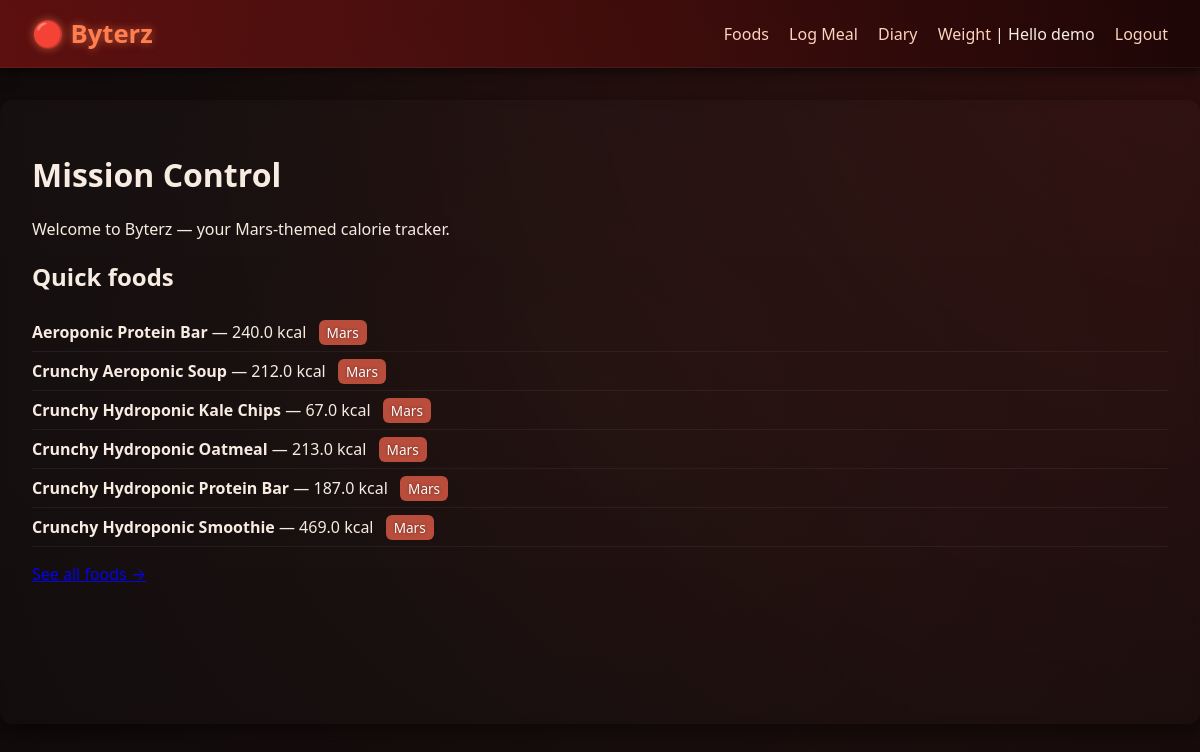
Screenshot of / (signed in) with the database file from the repository.
### byterz/models.py (models this page shows, shortened)
class User(db.Model, UserMixin):
    id = db.Column(db.Integer, primary_key=True)
    username = db.Column(db.String(80), unique=True, nullable=False)
    password_hash = db.Column(db.String(128), nullable=False)
    created_at = db.Column(db.DateTime, default=datetime.utcnow)
    settings = db.relationship("UserSettings", uselist=False, backref="user")
    weights = db.relationship("WeightEntry", backref="user", lazy=True)
    meals = db.relationship("Meal", backref="user", lazy=True)

class Food(db.Model):
    id = db.Column(db.Integer, primary_key=True)
    name = db.Column(db.String(200), nullable=False)
    is_mars_food = db.Column(db.Boolean, default=False)
    serving_text = db.Column(db.String(80), default="1 serving")
    calories = db.Column(db.Float, nullable=False)  # Earth kcal per serving
    protein_g = db.Column(db.Float, default=0.0)
    carbs_g = db.Column(db.Float, default=0.0)
    fats_g = db.Column(db.Float, default=0.0)
    created_by = db.Column(db.Integer, db.ForeignKey("user.id"), nullable=True)

### byterz/views.py (the view)
@main_bp.route("/")
def index():
    foods = []
    if current_user.is_authenticated:
        foods = Food.query.order_by(Food.is_mars_food.desc(), Food.name).limit(6).all()
    return render_template("index.html", foods=foods)

### byterz/auth.py (called while the page is built)
@login_manager.user_loader
def load_user(user_id):
    return User.query.get(int(user_id))

### byterz/template/index.html (shortened to what this page needs)
{% extends "base.html" %}
{% block content %}
  <h1>Mission Control</h1>
  <p>Welcome to Byterz — your Mars-themed calorie tracker.</p>
  {% if current_user.is_authenticated %}
    <h2>Quick foods</h2>
    <ul>
    {% for f in foods %}
      <li>
        <strong>{{ f.name }}</strong> — {{ f.calories }} kcal
        {% if f.is_mars_food %}<span class="badge">Mars</span>{% endif %}
      </li>
    {% endfor %}
    </ul>
    <p><a href="{{ url_for('main.foods') }}">See all foods →</a></p>
  {% else %}
    <p><a href="{{ url_for('auth.login') }}">Log in</a> to get started.</p>
  {% endif %}
{% endblock %}

### byterz/template/base.html (shortened to what this page needs)
<!doctype html>
<html lang="en">
<head>
  <link rel="stylesheet" href="{{ url_for('static', filename='style.css') }}">
</head>
<body>
  <header class="site-header">
    <a class="brand" href="{{ url_for('main.index') }}">🔴 Byterz</a>
    <nav>
  {% if current_user.is_authenticated %}
    <a href="{{ url_for('main.foods') }}">Foods</a>
    <a href="{{ url_for('main.meal_log') }}">Log Meal</a>
    <a href="{{ url_for('main.diary') }}">Diary</a>
    <a href="{{ url_for('main.weight') }}">Weight</a>
    <span class="muted">|</span>
    <span>Hello {{ current_user.username }}</span>
    <a href="{{ url_for('auth.logout') }}">Logout</a>
  {% else %}
    <a href="{{ url_for('auth.login') }}">Login</a>
    <a href="{{ url_for('auth.register') }}">Register</a>
  {% endif %}
</nav>
  </header>
  <main class="container">
    {% block content %}{% endblock %}
  </main>
</body>
</html>

### byterz/static/style.css (style rules this page uses)
body { font-family: system-ui, -apple-system, "Segoe UI", Roboto, "Helvetica Neue", Arial; background: radial-gradient(circle at top right, #2b0d0d, #0e0a0b 70%); color: #f8efe6; margin: 0; min-height: 100vh; overflow-x: hidden; }
.site-header { display: flex; justify-content: space-between; align-items: center; padding: 1rem 2rem; background: linear-gradient(90deg, #5a0f0f, #1b0506); border-bottom: 1px solid rgba(255,255,255,0.05); box-shadow: 0 4px 12px rgba(0,0,0,0.7); }
.brand { font-weight: 800; color: #ff7f50; font-size: 1.6rem; text-decoration: none; text-shadow: 0 0 8px rgba(255,127,80,0.6); }
nav a { color: #ffd6c2; margin-left: 1rem; text-decoration: none; font-weight: 500; transition: 0.2s; }
.container { padding: 2rem; max-width: 1200px; margin: 2rem auto; background: linear-gradient(180deg, rgba(255, 255, 255, 0.02), rgba(255, 255, 255, 0.01)); border-radius: 12px; box-shadow: 0 8px 24px rgba(0,0,0,0.6); min-height: 70vh; backdrop-filter: blur(4px); }
.badge { background: #b74b3b; color: #fff; padding: 0.2rem 0.5rem; border-radius: 6px; font-size: 0.85rem; margin-left: 0.5rem; text-shadow: 0 0 3px rgba(0,0,0,0.5); }
ul { list-style-type: none; padding-left: 0; }
li { padding: 0.5rem 0; border-bottom: 1px solid rgba(255,255,255,0.05); }
body::after { content: ''; position: fixed; top: -50%; left: -50%; width: 200%; height: 200%; background: radial-gradient(circle at center, rgba(255,127,80,0.05) 0%, transparent 70%); pointer-events: none; }

### rows the page displays
User: username "demo"
Food: name "Aeroponic Protein Bar", calories "240.0", is_mars_food "Mars"
Food: name "Crunchy Aeroponic Soup", calories "212.0", is_mars_food "Mars"
Food: name "Crunchy Hydroponic Kale Chips", calories "67.0", is_mars_food "Mars"
Food: name "Crunchy Hydroponic Oatmeal", calories "213.0", is_mars_food "Mars"
Food: name "Crunchy Hydroponic Protein Bar", calories "187.0", is_mars_food "Mars"
Food: name "Crunchy Hydroponic Smoothie", calories "469.0", is_mars_food "Mars"
